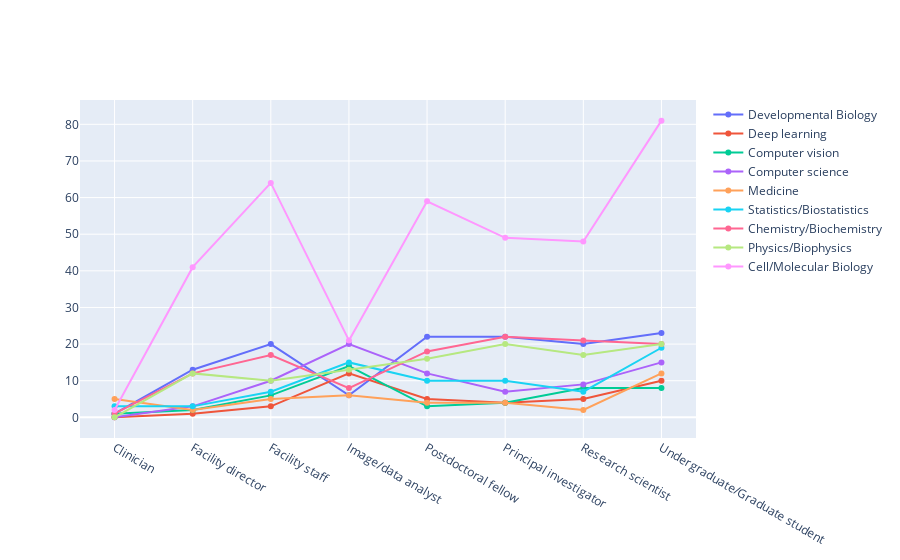

Write notebook code for a chart like this one.
### Code cell
role=df_role_domain["Role"]

fig = go.Figure(data=[
    go.Scatter(name='Developmental Biology', x=role, y=df_role_domain["Developmental Biology"]),
    go.Scatter(name='Deep learning', x=role, y=df_role_domain["Deep learning"]),
    go.Scatter(name='Computer vision', x=role, y=df_role_domain["Computer vision"]),
    go.Scatter(name="Computer science", x=role, y=df_role_domain["Computer science"]),
    go.Scatter(name="Medicine", x=role, y=df_role_domain["Medicine"]),
    go.Scatter(name="Statistics/Biostatistics", x=role, y=df_role_domain["Statistics/Biostatistics"]),
    go.Scatter(name="Chemistry/Biochemistry", x=role, y=df_role_domain["Chemistry/Biochemistry"]),
    go.Scatter(name="Physics/Biophysics", x=role, y=df_role_domain["Physics/Biophysics"]), 
    go.Scatter(name="Cell/Molecular Biology", x=role, y=df_role_domain["Cell/Molecular Biology"])
])
# Change the bar mode

fig.show()

### Figure 1 — Plotly figure (JSON) as saved in the notebook; plotly's stock layout.template omitted (floating-point values rounded to 4 significant figures)
{"data": [{"name": "Developmental Biology", "type": "scatter", "x": ["Clinician", "Facility director", "Facility staff", "Image/data analyst", "Postdoctoral fellow", "Principal investigator", "Research scientist", "Undergraduate/Graduate student"], "y": [1, 13, 20, 6, 22, 22, 20, 23]}, {"name": "Deep learning", "type": "scatter", "x": ["Clinician", "Facility director", "Facility staff", "Image/data analyst", "Postdoctoral fellow", "Principal investigator", "Research scientist", "Undergraduate/Graduate student"], "y": [0, 1, 3, 12, 5, 4, 5, 10]}, {"name": "Computer vision", "type": "scatter", "x": ["Clinician", "Facility director", "Facility staff", "Image/data analyst", "Postdoctoral fellow", "Principal investigator", "Research scientist", "Undergraduate/Graduate student"], "y": [1, 2, 6, 14, 3, 4, 8, 8]}, {"name": "Computer science", "type": "scatter", "x": ["Clinician", "Facility director", "Facility staff", "Image/data analyst", "Postdoctoral fellow", "Principal investigator", "Research scientist", "Undergraduate/Graduate student"], "y": [0, 3, 10, 20, 12, 7, 9, 15]}, {"name": "Medicine", "type": "scatter", "x": ["Clinician", "Facility director", "Facility staff", "Image/data analyst", "Postdoctoral fellow", "Principal investigator", "Research scientist", "Undergraduate/Graduate student"], "y": [5, 2, 5, 6, 4, 4, 2, 12]}, {"name": "Statistics/Biostatistics", "type": "scatter", "x": ["Clinician", "Facility director", "Facility staff", "Image/data analyst", "Postdoctoral fellow", "Principal investigator", "Research scientist", "Undergraduate/Graduate student"], "y": [3, 3, 7, 15, 10, 10, 7, 19]}, {"name": "Chemistry/Biochemistry", "type": "scatter", "x": ["Clinician", "Facility director", "Facility staff", "Image/data analyst", "Postdoctoral fellow", "Principal investigator", "Research scientist", "Undergraduate/Graduate student"], "y": [1, 12, 17, 8, 18, 22, 21, 20]}, {"name": "Physics/Biophysics", "type": "scatter", "x": ["Clinician", "Facility director", "Facility staff", "Image/data analyst", "Postdoctoral fellow", "Principal investigator", "Research scientist", "Undergraduate/Graduate student"], "y": [0, 12, 10, 13, 16, 20, 17, 20]}, {"name": "Cell/Molecular Biology", "type": "scatter", "x": ["Clinician", "Facility director", "Facility staff", "Image/data analyst", "Postdoctoral fellow", "Principal investigator", "Research scientist", "Undergraduate/Graduate student"], "y": [2, 41, 64, 21, 59, 49, 48, 81]}], "layout": {}}
